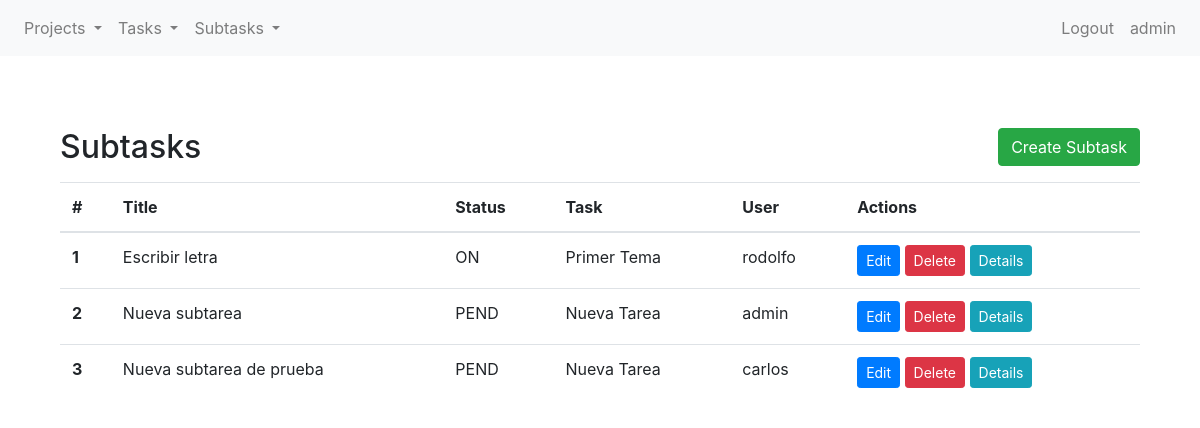
The page /projects/subtasks/list/ (signed in) on the database its author committed.
### projects/models.py (models this page shows, shortened)
class Subtask(models.Model):
    class Status(models.TextChoices):
        PENDING = 'PEND', 'Pending'
        ONGOING = 'ON', 'Ongoing'
        FINISHED = 'FIN', 'Finished'
    title = models.CharField(max_length=255)
    description = models.TextField()
    status = models.CharField(max_length=4,
                                choices=Status.choices,
                                default=Status.PENDING)
    task = models.ForeignKey(Task, on_delete=models.CASCADE, related_name="task")
    user = models.ForeignKey(User, on_delete=models.CASCADE)

class Task(models.Model):
    class Priority(models.TextChoices):
        HIGH = 'HI', 'High'
        MEDIUM = 'MID', 'Medium'
        LOW = 'LOW', 'Low'
    class Status(models.TextChoices):
        PENDING = 'PEND', 'Pending'
        ONGOING = 'ON', 'Ongoing'
        FINISHED = 'FIN', 'Finished'
    title = models.CharField(max_length=255)
    description = models.TextField()
    priority = models.CharField(max_length=3,
                                choices=Priority.choices,
                                default=Priority.MEDIUM)
    status = models.CharField(max_length=4,
                                choices=Status.choices,
                                default=Status.PENDING)
    deadline = models.DateField(blank=True, null=True)
    project = models.ForeignKey(Project, on_delete=models.CASCADE, related_name="project")
    user = models.ForeignKey(User, on_delete=models.CASCADE)
    def __str__(self):
        return(f"{self.title}")

### projects/views.py (the view)
# urls.py: path("subtasks/list/", SubtaskListView.as_view(), name="subtask-list"),
class SubtaskListView(LoginRequiredMixin, ListView):
    model = Subtask
    template_name = "projects/cbv/subtask_list.html"
    context_object_name = "subtask_list"

### projects/templates/projects/cbv/subtask_list.html
{% extends 'projects/base.html' %} {% block title %} Subtask List {% endblock %} {% block content %}
<section class="py-5">
  <div class="container">
    <div class="d-flex justify-content-between align-items-center mb-3">
      <h2 class="mb-0">Subtasks</h2>
      <a href="{% url 'subtask-create' %}" class="btn btn-success">Create Subtask</a>
    </div>
    <table class="table">
      <thead>
        <tr>
          <th scope="col">#</th>
          <th scope="col">Title</th>
          <th scope="col">Status</th>
          <th scope="col">Task</th>
          <th scope="col">User</th>
          <th scope="col">Actions</th>
        </tr>
      </thead>
      <tbody>
        {% if subtask_list %} {% for subtask in subtask_list %}
        <tr>
          <th scope="row">{{ forloop.counter }}</th>
          <td>{{ subtask.title }}</td>
          <td>{{ subtask.status }}</td>
          <td>{{ subtask.task }}</td>
          <td>{{ subtask.user }}</td>
          <td>
            <a href="{% url 'subtask-update' subtask.id %}" class="btn btn-primary btn-sm">Edit</a>
            <a href="{% url 'subtask-delete' subtask.id %}" class="btn btn-danger btn-sm">Delete</a>
            <a href="{% url 'subtask-detail' subtask.id %}" class="btn btn-info btn-sm">Details</a>
          </td>
        </tr>
        {% endfor %} {% else %}
        <tr>
          <td colspan="7">No Subtasks.</td>
        </tr>
        {% endif %}
      </tbody>
    </table>
  </div>
</section>
{% endblock %}

### projects/templates/projects/base.html (shortened to what this page needs)
{% load static %}
<!DOCTYPE html>
<html lang="en">
  <head>
    <link rel="stylesheet" href="{% static 'projects/css/bootstrap.css' %}" />
  </head>
  <body>
    <nav class="navbar navbar-expand-lg navbar-light bg-light">
      <div class="collapse navbar-collapse" id="navbarNav">
        {% if user.is_authenticated %}
        <ul class="navbar-nav">
          <li class="nav-item dropdown">
            <a
              class="nav-link dropdown-toggle"
              href="#"
              id="navbarDropdownMenuLinkProject"
              role="button"
              data-toggle="dropdown"
              aria-haspopup="true"
              aria-expanded="false"
            >
              Projects
            </a>
          </li>
          <li class="nav-item dropdown">
            <a
              class="nav-link dropdown-toggle"
              href="#"
              id="navbarDropdownMenuLinkTask"
              role="button"
              data-toggle="dropdown"
              aria-haspopup="true"
              aria-expanded="false"
            >
              Tasks
            </a>
          </li>
          <li class="nav-item dropdown">
            <a
              class="nav-link dropdown-toggle"
              href="#"
              id="navbarDropdownMenuLinkSubtask"
              role="button"
              data-toggle="dropdown"
              aria-haspopup="true"
              aria-expanded="false"
            >
              Subtasks
            </a>
          </li>
        </ul>
        {% endif %}
        <ul class="navbar-nav ml-auto">
          {% if user.is_authenticated %}
          <li class="nav-item">
            <a class="nav-link" href="{% url 'logout' %}">Logout</a>
          </li>
          <li class="nav-item">
            <a class="nav-link" href="{% url 'edit-user' %}">{{ user }}</a>
          </li>
          {% endif %}
        </ul>
      </div>
    </nav>
    <div class="container mt-4">
      {% block content %}{% endblock content %}
    </div>
  </body>
</html>

### rows shown on the page
Subtask: title "Escribir letra", status "ON", task "Primer Tema", user "rodolfo"
Subtask: title "Nueva subtarea", status "PEND", task "Nueva Tarea", user "admin"
Subtask: title "Nueva subtarea de prueba", status "PEND", task "Nueva Tarea", user "carlos"

### other values the page prints
{{ user }} "admin"
